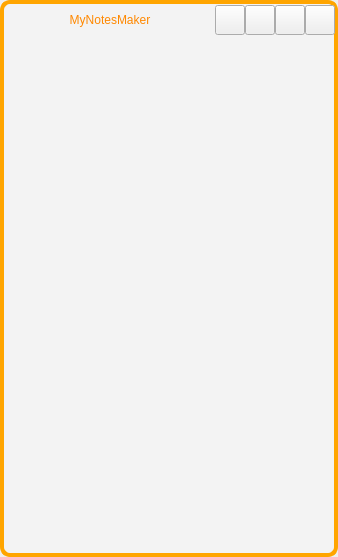
<?xml version="1.0" encoding="UTF-8"?>
<ui version="4.0">
 <class>MainWindow</class>
 <widget class="QMainWindow" name="MainWindow">
  <property name="geometry">
   <rect>
    <x>0</x>
    <y>0</y>
    <width>338</width>
    <height>557</height>
   </rect>
  </property>
  <property name="minimumSize">
   <size>
    <width>280</width>
    <height>300</height>
   </size>
  </property>
  <property name="windowTitle">
   <string>MyNotesMaker</string>
  </property>
  <property name="windowIcon">
   <iconset resource="styles.qrc">
    <normaloff>:/img/img/icon.jpg</normaloff>:/img/img/icon.jpg</iconset>
  </property>
  <property name="windowOpacity">
   <double>1.000000000000000</double>
  </property>
  <widget class="QWidget" name="centralwidget">
   <layout class="QVBoxLayout" name="verticalLayout_4">
    <property name="leftMargin">
     <number>0</number>
    </property>
    <property name="topMargin">
     <number>0</number>
    </property>
    <property name="rightMargin">
     <number>0</number>
    </property>
    <property name="bottomMargin">
     <number>0</number>
    </property>
    <item>
     <widget class="QWidget" name="widget_4" native="true">
      <property name="styleSheet">
       <string notr="true">#widget_4 {
    background-color: rgb(243, 243, 243);
    border-radius: 10px;
    border: 4px solid orange;
}
</string>
      </property>
      <layout class="QHBoxLayout" name="horizontalLayout">
       <property name="leftMargin">
        <number>11</number>
       </property>
       <property name="topMargin">
        <number>0</number>
       </property>
       <property name="rightMargin">
        <number>3</number>
       </property>
       <item>
        <widget class="QStackedWidget" name="stackedWidget">
         <property name="currentIndex">
          <number>0</number>
         </property>
         <widget class="QWidget" name="main">
          <layout class="QVBoxLayout" name="verticalLayout_5">
           <property name="spacing">
            <number>7</number>
           </property>
           <property name="leftMargin">
            <number>0</number>
           </property>
           <property name="topMargin">
            <number>0</number>
           </property>
           <property name="rightMargin">
            <number>0</number>
           </property>
           <property name="bottomMargin">
            <number>0</number>
           </property>
           <item>
            <widget class="QWidget" name="widget_5" native="true">
             <layout class="QVBoxLayout" name="verticalLayout_6">
              <property name="leftMargin">
               <number>0</number>
              </property>
              <property name="topMargin">
               <number>0</number>
              </property>
              <property name="rightMargin">
               <number>0</number>
              </property>
              <property name="bottomMargin">
               <number>0</number>
              </property>
              <item>
               <widget class="QWidget" name="header" native="true">
                <property name="minimumSize">
                 <size>
                  <width>0</width>
                  <height>40</height>
                 </size>
                </property>
                <property name="maximumSize">
                 <size>
                  <width>16777215</width>
                  <height>40</height>
                 </size>
                </property>
                <layout class="QHBoxLayout" name="horizontalLayout_4">
                 <property name="leftMargin">
                  <number>0</number>
                 </property>
                 <property name="topMargin">
                  <number>0</number>
                 </property>
                 <property name="rightMargin">
                  <number>0</number>
                 </property>
                 <property name="bottomMargin">
                  <number>0</number>
                 </property>
                 <item>
                  <widget class="QLabel" name="label_3">
                   <property name="styleSheet">
                    <string notr="true">QLabel { 
	background-color: rgba(0, 0, 0, 0);
    border: none; 
	font: 700 14pt Segoe Script;
    color: rgb(255, 136, 0);
}
QLabel:hover {
    color: rgb(255, 255, 0);
}</string>
                   </property>
                   <property name="text">
                    <string>MyNotesMaker</string>
                   </property>
                   <property name="alignment">
                    <set>Qt::AlignCenter</set>
                   </property>
                   <property name="wordWrap">
                    <bool>false</bool>
                   </property>
                  </widget>
                 </item>
                 <item>
                  <widget class="QWidget" name="widget_6" native="true">
                   <property name="sizePolicy">
                    <sizepolicy hsizetype="Fixed" vsizetype="Fixed">
                     <horstretch>0</horstretch>
                     <verstretch>0</verstretch>
                    </sizepolicy>
                   </property>
                   <property name="minimumSize">
                    <size>
                     <width>120</width>
                     <height>0</height>
                    </size>
                   </property>
                   <property name="maximumSize">
                    <size>
                     <width>120</width>
                     <height>16777215</height>
                    </size>
                   </property>
                   <property name="baseSize">
                    <size>
                     <width>120</width>
                     <height>0</height>
                    </size>
                   </property>
                   <property name="focusPolicy">
                    <enum>Qt::NoFocus</enum>
                   </property>
                   <property name="layoutDirection">
                    <enum>Qt::LeftToRight</enum>
                   </property>
                   <layout class="QHBoxLayout" name="horizontalLayout_5">
                    <property name="spacing">
                     <number>0</number>
                    </property>
                    <property name="leftMargin">
                     <number>0</number>
                    </property>
                    <property name="topMargin">
                     <number>0</number>
                    </property>
                    <property name="rightMargin">
                     <number>0</number>
                    </property>
                    <property name="bottomMargin">
                     <number>0</number>
                    </property>
                    <item>
                     <widget class="QPushButton" name="topbtn">
                      <property name="minimumSize">
                       <size>
                        <width>30</width>
                        <height>30</height>
                       </size>
                      </property>
                      <property name="maximumSize">
                       <size>
                        <width>30</width>
                        <height>30</height>
                       </size>
                      </property>
                      <property name="text">
                       <string/>
                      </property>
                      <property name="icon">
                       <iconset resource="styles.qrc">
                        <normaloff>:/img/img/location_on_FILL0_wght400_GRAD0_opsz24.svg</normaloff>:/img/img/location_on_FILL0_wght400_GRAD0_opsz24.svg</iconset>
                      </property>
                     </widget>
                    </item>
                    <item>
                     <widget class="QPushButton" name="hidebtn">
                      <property name="minimumSize">
                       <size>
                        <width>30</width>
                        <height>30</height>
                       </size>
                      </property>
                      <property name="maximumSize">
                       <size>
                        <width>30</width>
                        <height>30</height>
                       </size>
                      </property>
                      <property name="text">
                       <string/>
                      </property>
                      <property name="icon">
                       <iconset resource="styles.qrc">
                        <normaloff>:/img/img/minimize_FILL0_wght400_GRAD0_opsz24.svg</normaloff>:/img/img/minimize_FILL0_wght400_GRAD0_opsz24.svg</iconset>
                      </property>
                     </widget>
                    </item>
                    <item>
                     <widget class="QPushButton" name="fullbtn">
                      <property name="minimumSize">
                       <size>
                        <width>30</width>
                        <height>30</height>
                       </size>
                      </property>
                      <property name="maximumSize">
                       <size>
                        <width>30</width>
                        <height>30</height>
                       </size>
                      </property>
                      <property name="text">
                       <string/>
                      </property>
                      <property name="icon">
                       <iconset resource="styles.qrc">
                        <normaloff>:/img/img/fullscreen_FILL0_wght400_GRAD0_opsz24.svg</normaloff>:/img/img/fullscreen_FILL0_wght400_GRAD0_opsz24.svg</iconset>
                      </property>
                     </widget>
                    </item>
                    <item>
                     <widget class="QPushButton" name="closebtn">
                      <property name="minimumSize">
                       <size>
                        <width>30</width>
                        <height>30</height>
                       </size>
                      </property>
                      <property name="maximumSize">
                       <size>
                        <width>30</width>
                        <height>30</height>
                       </size>
                      </property>
                      <property name="text">
                       <string/>
                      </property>
                      <property name="icon">
                       <iconset resource="styles.qrc">
                        <normaloff>:/img/img/close_FILL0_wght400_GRAD0_opsz24.svg</normaloff>:/img/img/close_FILL0_wght400_GRAD0_opsz24.svg</iconset>
                      </property>
                     </widget>
                    </item>
                   </layout>
                  </widget>
                 </item>
                </layout>
               </widget>
              </item>
              <item>
               <widget class="QWidget" name="main_2" native="true">
                <property name="sizePolicy">
                 <sizepolicy hsizetype="Preferred" vsizetype="Preferred">
                  <horstretch>0</horstretch>
                  <verstretch>0</verstretch>
                 </sizepolicy>
                </property>
               </widget>
              </item>
             </layout>
            </widget>
           </item>
          </layout>
         </widget>
         <widget class="QWidget" name="about">
          <layout class="QVBoxLayout" name="verticalLayout">
           <property name="topMargin">
            <number>0</number>
           </property>
           <item>
            <widget class="QWidget" name="widget" native="true">
             <layout class="QVBoxLayout" name="verticalLayout_2">
              <property name="topMargin">
               <number>7</number>
              </property>
              <item>
               <widget class="QWidget" name="widget_2" native="true">
                <property name="minimumSize">
                 <size>
                  <width>0</width>
                  <height>60</height>
                 </size>
                </property>
                <layout class="QHBoxLayout" name="horizontalLayout_2">
                 <property name="leftMargin">
                  <number>0</number>
                 </property>
                 <property name="topMargin">
                  <number>0</number>
                 </property>
                 <property name="rightMargin">
                  <number>0</number>
                 </property>
                 <item>
                  <widget class="QPushButton" name="backBtn">
                   <property name="minimumSize">
                    <size>
                     <width>30</width>
                     <height>30</height>
                    </size>
                   </property>
                   <property name="maximumSize">
                    <size>
                     <width>30</width>
                     <height>30</height>
                    </size>
                   </property>
                   <property name="text">
                    <string/>
                   </property>
                   <property name="icon">
                    <iconset resource="styles.qrc">
                     <normaloff>:/img/img/arrow_back_new_FILL0_wght400_GRAD0_opsz24.svg</normaloff>:/img/img/arrow_back_new_FILL0_wght400_GRAD0_opsz24.svg</iconset>
                   </property>
                  </widget>
                 </item>
                 <item>
                  <widget class="QLabel" name="label">
                   <property name="styleSheet">
                    <string notr="true">QLabel { 
	background-color: rgba(0, 0, 0, 0);
    border: none; 
	font: 700 14pt Segoe Script;
    color: rgb(255, 136, 0);
}
QLabel:hover {
    color: rgb(255, 255, 0);
}</string>
                   </property>
                   <property name="text">
                    <string>MyNotesMaker</string>
                   </property>
                   <property name="alignment">
                    <set>Qt::AlignCenter</set>
                   </property>
                   <property name="wordWrap">
                    <bool>false</bool>
                   </property>
                  </widget>
                 </item>
                </layout>
               </widget>
              </item>
              <item>
               <widget class="QScrollArea" name="scrollArea">
                <property name="minimumSize">
                 <size>
                  <width>0</width>
                  <height>200</height>
                 </size>
                </property>
                <property name="widgetResizable">
                 <bool>true</bool>
                </property>
                <widget class="QWidget" name="scrollAreaWidgetContents">
                 <property name="geometry">
                  <rect>
                   <x>0</x>
                   <y>0</y>
                   <width>257</width>
                   <height>595</height>
                  </rect>
                 </property>
                 <layout class="QVBoxLayout" name="verticalLayout_3">
                  <property name="leftMargin">
                   <number>5</number>
                  </property>
                  <property name="topMargin">
                   <number>0</number>
                  </property>
                  <property name="rightMargin">
                   <number>0</number>
                  </property>
                  <property name="bottomMargin">
                   <number>0</number>
                  </property>
                  <item>
                   <widget class="QWidget" name="widget_3" native="true">
                    <layout class="QHBoxLayout" name="horizontalLayout_3">
                     <property name="leftMargin">
                      <number>5</number>
                     </property>
                     <property name="topMargin">
                      <number>5</number>
                     </property>
                     <property name="rightMargin">
                      <number>5</number>
                     </property>
                     <property name="bottomMargin">
                      <number>5</number>
                     </property>
                     <item>
                      <widget class="QLabel" name="img">
                       <property name="minimumSize">
                        <size>
                         <width>210</width>
                         <height>200</height>
                        </size>
                       </property>
                       <property name="maximumSize">
                        <size>
                         <width>210</width>
                         <height>200</height>
                        </size>
                       </property>
                       <property name="text">
                        <string/>
                       </property>
                       <property name="pixmap">
                        <pixmap resource="styles.qrc">:/img/img/icon.jpg</pixmap>
                       </property>
                       <property name="scaledContents">
                        <bool>true</bool>
                       </property>
                       <property name="alignment">
                        <set>Qt::AlignCenter</set>
                       </property>
                       <property name="wordWrap">
                        <bool>false</bool>
                       </property>
                      </widget>
                     </item>
                    </layout>
                   </widget>
                  </item>
                  <item alignment="Qt::AlignTop">
                   <widget class="QLabel" name="label_2">
                    <property name="minimumSize">
                     <size>
                      <width>0</width>
                      <height>0</height>
                     </size>
                    </property>
                    <property name="styleSheet">
                     <string notr="true">QLabel { 
	font: 700 10pt Segoe Script;
}</string>
                    </property>
                    <property name="text">
                     <string>Програма MyNotesMaker - це зручний інструмент для створення, збереження та управління нотатками. Завдяки простому та інтуїтивно зрозумілому інтерфейсу користувача, MyNotesMaker дозволяє легко створювати нові нотатки, редагувати вже існуючі та швидко знаходити потрібну інформацію. </string>
                    </property>
                    <property name="scaledContents">
                     <bool>false</bool>
                    </property>
                    <property name="wordWrap">
                     <bool>true</bool>
                    </property>
                   </widget>
                  </item>
                 </layout>
                </widget>
               </widget>
              </item>
             </layout>
            </widget>
           </item>
          </layout>
         </widget>
        </widget>
       </item>
      </layout>
     </widget>
    </item>
   </layout>
  </widget>
 </widget>
 <resources>
  <include location="styles.qrc"/>
 </resources>
 <connections/>
</ui>
